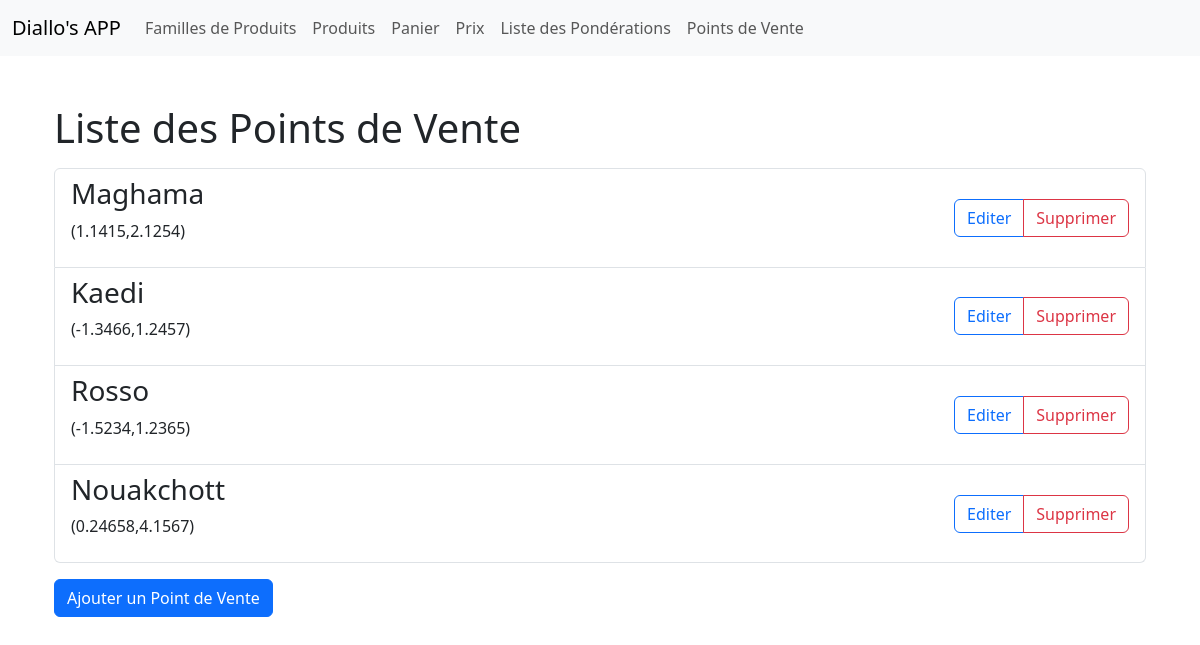
Page /pointvente/ on the committed database.
### gestion_produits/models.py (models this page shows, shortened)
class pointvente(models.Model):
    DEFAULT_ZONE = 'DEFAULT_ZONE'
    DEFAULT_GPS = 'DEFAULT_GPS'
    zone = models.CharField(max_length=100, default=DEFAULT_ZONE)
    gps = models.CharField(max_length=100, default=DEFAULT_GPS)

### gestion_produits/views.py (the view)
# urls.py: path('pointvente/', views.pointvente_list, name='pointvente_list'),
def pointvente_list(request):
    points_de_vente = pointvente.objects.all()
    return render(request, 'pointvente_list.html', {'points_de_vente': points_de_vente})

### gestion_produits/templates/pointvente_list.html (shortened to what this page needs)
{% extends 'base.html' %}
{% block content %}
<div class="container mt-5">
    <h1>Liste des Points de Vente</h1>
    <ul class="list-group mt-3">
        {% for point_de_vente in points_de_vente %}
            <li class="list-group-item">
                <div class="d-flex justify-content-between align-items-center">
                    <div>
                        <h3>{{ point_de_vente.zone }}</h3>
                        <p>{{ point_de_vente.gps }}</p>
                    </div>
                    <div class="btn-group" role="group" aria-label="Actions">
                        <a href="{% url 'pointvente_edit' pk=point_de_vente.pk %}" class="btn btn-outline-primary">Editer</a>
                        <a href="{% url 'pointvente_delete' pk=point_de_vente.pk %}" class="btn btn-outline-danger">Supprimer</a>
                    </div>
                </div>
            </li>
        {% empty %}
            <li class="list-group-item">Aucun point de vente disponible pour le moment.</li>
        {% endfor %}
    </ul>
    <a href="{% url 'pointvente_add' %}" class="btn btn-primary mt-3">Ajouter un Point de Vente</a>
</div>
{% endblock %}

### rows in the picture
pointvente: zone "Maghama", gps "(1.1415,2.1254)"
pointvente: zone "Kaedi", gps "(-1.3466,1.2457)"
pointvente: zone "Rosso", gps "(-1.5234,1.2365)"
pointvente: zone "Nouakchott", gps "(0.24658,4.1567)"
